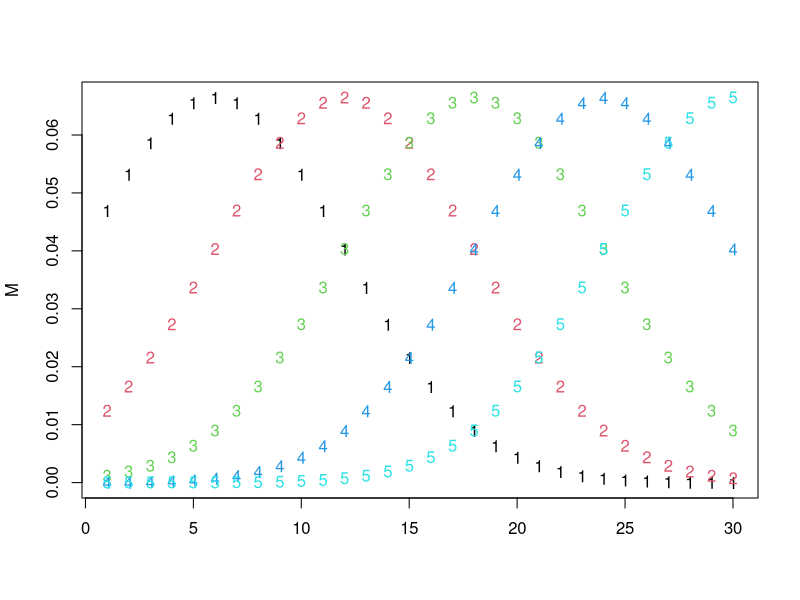
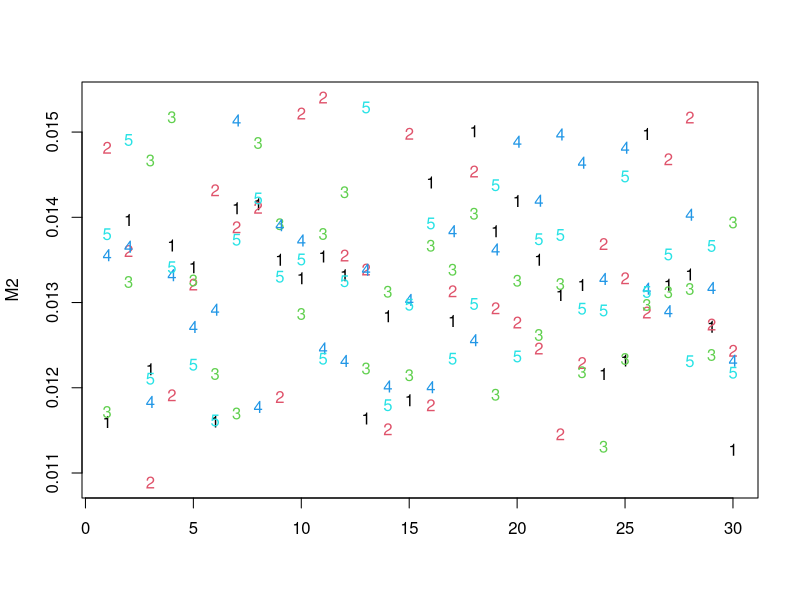
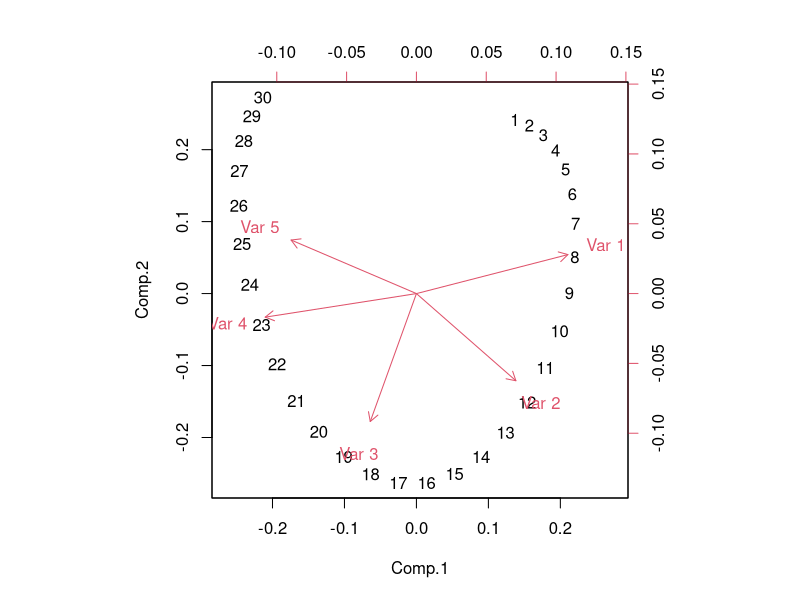
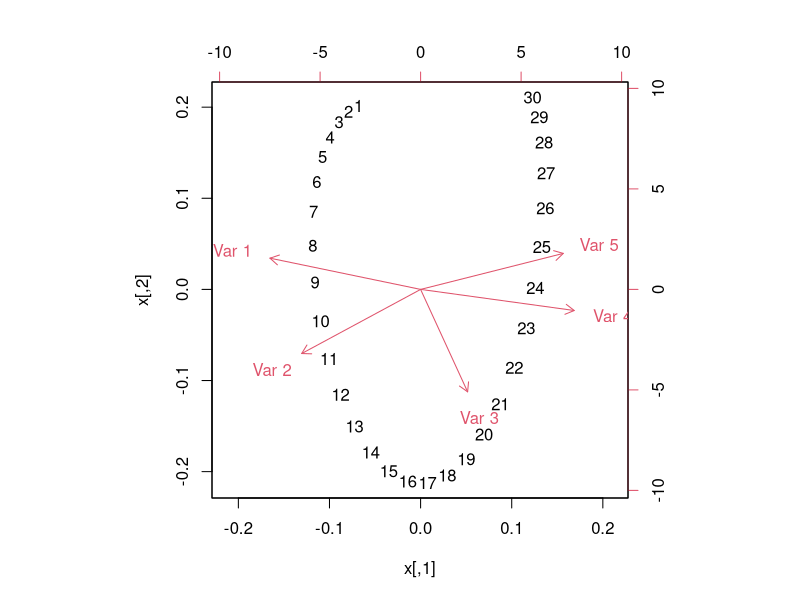

These charts were generated, in order, by the following R code:

# Library -----------------------------------------------------------------


# Simulate data --------------------------------------------------------------
n_features <- 5
feature <- 1:n_features
n_obs <- 30

optima <- 1:n_features*n_obs/n_features
M <- sapply(optima, function(x) dnorm(1:n_obs, x, n_obs/n_features))
matplot(M) # Features along an ordered "gradient" of observations 1:n_obs

optima2 <- runif(n_features, 0, n_obs)
M2 <- sapply(optima2, function(x) rnorm(n_obs, dnorm(1:n_obs, x, n_obs*10) * 10, 0.001))
matplot(M2) # Features along an ordered "gradient" of observations 1:n_obs

# M <- M2

getPCA <- function(M){
  ## 0. scale data, actually only centering is necessary (by subtracting the mean from data)
  M <- scale(M)

  ## 1. compute covariance matrix
  C <- cov(M)

  ## 2. get Eigenvectors and corresponding eigenvalues
  # Eigenvector properties:
  # - def: vector that multiplied with the matrix yields the same vector scaled with a scalar (the eigenvalue) M*v = s*v
  # - scaling the vector will not change it's direction
  # - all eigenvectors of a matrix orthogonal
  Evector <- eigen(C)$vectors # n_features (unit!) eigenvectors
  evalue <- eigen(C, only.values = T)$values # n_features eigenvalues, already ordered decendingly!

  ## Eigenvectors of the covariance matrix characterize the axes of variation between the data
  ## and the corresponding eigenvalues are equivalent to the sd!
  # plot(M[,1], M[,2], col = 1:n_obs)
  # lines(c(0, Evector[1,1]), c(0, Evector[2,1])) # 1st eigenvector
  # lines(c(0, Evector[1,2]), c(0, Evector[2,2])) # 2nd eigenvector

  ## For some reason princomp() sometimes reverts the direction of the second Principal component:
  # Evector[,2] <- -Evector[,2] # ???

  ## 3. New data, transformed ("rotated") along the axes of Eigenvectors
  # What this is saying is that the first row of Scores is the sum of rows of M weighted by the first eigenvector.
  Scores <- t( t(Evector) %*% t(M) )
  # plot(Scores[,1], Scores[,2],  col = 1:n_obs)

  fakeprincomp <- list(sdev = evalue,
                       loadings = Evector,
                       center = attr(M, "scaled:center"),
                       scale = attr(M, "scaled:scale"),
                       n.obs = nrow(M),
                       scores = Scores,
                       call = 'fuckyou')
  class(fakeprincomp) <- "princomp"
  return(fakeprincomp)
}


biplot(princomp(M))
biplot(getPCA(M))


# Compare the resulting eigenvectors.
# princomp(M)$loadings
# getPCA(M)$loadings



